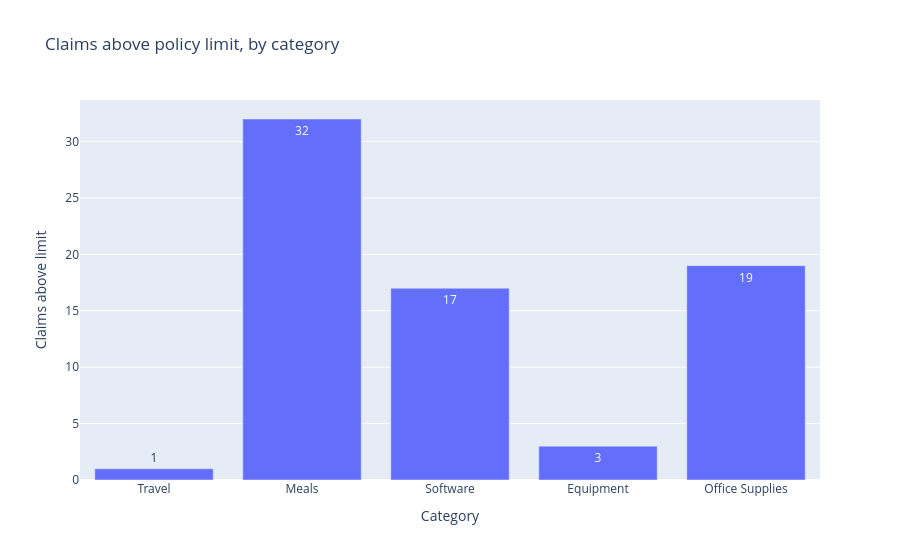

The notebook cell saved with this chart:
### Markdown cell above
## 5. Claims above their category's policy limit

### Code cell
# Keep claims with a usable Amount and a category that has a policy limit.
q3_rows = claims[claims["amount_num"].notna() & claims["Category"].isin(POLICY_LIMITS.keys())].copy()

# Compare each Amount with its category's limit (equal to the limit is not above it).
q3_rows["limit"] = q3_rows["Category"].map(POLICY_LIMITS)
q3_rows["over_limit"] = q3_rows["amount_num"] > q3_rows["limit"]

q3 = pd.DataFrame({"Limit": pd.Series(POLICY_LIMITS)})
q3["Claims checked"] = q3_rows.groupby("Category").size().reindex(q3.index, fill_value=0)
q3["Claims above limit"] = q3_rows.groupby("Category")["over_limit"].sum().reindex(q3.index, fill_value=0).astype(int)
display(q3)

print(f"Total claims above their category limit: {int(q3_rows['over_limit'].sum())}")

fig = px.bar(q3.reset_index(names="Category"), x="Category", y="Claims above limit", text_auto=True,
             title="Claims above policy limit, by category")
fig.show()

skipped = len(claims) - len(q3_rows)
print(f"How: count of claims where Amount is greater than the category limit. Rows used: {len(q3_rows)} of {len(claims)} ({skipped} skipped: category without a limit or Amount not usable).")

### Figure 1 — Plotly figure (JSON) as saved in the notebook; plotly's stock layout.template omitted (floating-point values rounded to 4 significant figures)
{"data": [{"hovertemplate": "Category=%{x}<br>Claims above limit=%{y}<extra></extra>", "legendgroup": "", "marker": {"color": "#636efa", "pattern": {"shape": ""}}, "name": "", "orientation": "v", "showlegend": false, "textposition": "auto", "texttemplate": "%{y}", "type": "bar", "x": ["Travel", "Meals", "Software", "Equipment", "Office Supplies"], "xaxis": "x", "y": [1, 32, 17, 3, 19], "yaxis": "y"}], "layout": {"barmode": "relative", "legend": {"tracegroupgap": 0}, "title": {"text": "Claims above policy limit, by category"}, "xaxis": {"anchor": "y", "domain": [0.0, 1.0], "title": {"text": "Category"}}, "yaxis": {"anchor": "x", "domain": [0.0, 1.0], "title": {"text": "Claims above limit"}}}}
